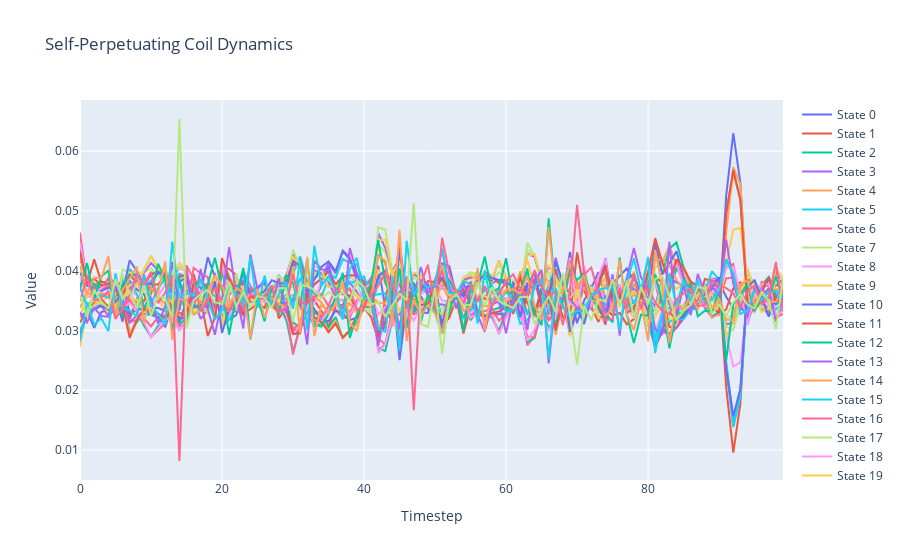

Write notebook code for a chart like this one.
### Markdown cell above
Because coils are self-perpetuating dynamic systems, we can spin them up and let them run by using the 'step_coil' method. This gives a good look into just how crazy dynamics produces by coils on their own can be.

### Code cell
states = []
# Select the batch we want to make predictions for
batch = 8


# Grab starting state tensor
state_tensor = batch_X[:,0,:]

# How many steps do we want to run the coil overall?
max_steps = 100

batch_size = batch_X.shape[0]
transition_tensor = torch.softmax(torch.zeros(batch_size, n_features, n_features), dim = 1).to("cuda")
for step_state in range(max_steps):
    state_tensor, transition_tensor = model.step_coil(state_tensor, transition_tensor)
    states.append(state_tensor[batch,:])

# Move state dynamics to CPU
data = [row.to('cpu').detach().numpy() for row in states]
# Transpose the data to get 5 traces
traces = list(zip(*data))


# Create the figure and add traces
fig = go.Figure()

# Plotting
for i, trace in enumerate(traces):
    model_trace = go.Scatter(y=trace, mode='lines', name=f'State {i}')
    fig.add_trace(model_trace)

# Add title and labels
fig.update_layout(title=f'Self-Perpetuating Coil Dynamics',
                    xaxis_title='Timestep',
                    yaxis_title='Value')

# Show the figure
fig.show()
